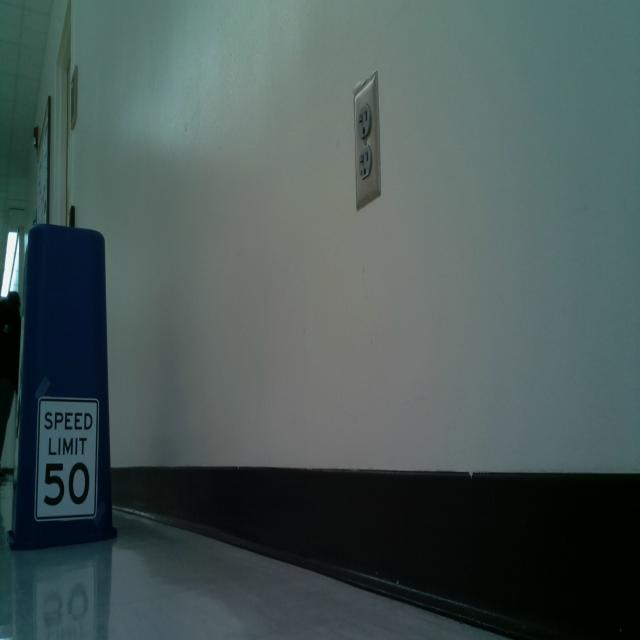
#> input picture test/image1-checkpoint_jpg.rf.77e2ebba9137807d6c57b60c455ec13d.jpg, 640 x 640 px; its folder holds 4 pictures in this run
$ python blurImages.py
#> lines starting #> are read from the running program, lines starting #| are printed output that depends on the picture
from PIL import Image, ImageFilter
import numpy as np
import os

def blur_images(inputFolder, outputFolder): #outputFolder does not need to exist, just name it in function call
#> called with inputFolder = './test', outputFolder = './test-blurred'
    if not os.path.exists(outputFolder):
        os.makedirs(outputFolder)

    imgFiles = os.listdir(inputFolder)

    for file in imgFiles:
        if file == ".DS_Store":
            continue
        blurredFileName = os.path.splitext(file)[0] + 'b' + os.path.splitext(file)[1]

        imgPath = os.path.join(inputFolder, file)
        image = Image.open(imgPath)
#> image is the input picture: PIL image 640x640 RGB; mean R, G, B 73, 87.7, 86.6
        blurredImage = image.filter(ImageFilter.GaussianBlur(np.random.randint(3, 10)))
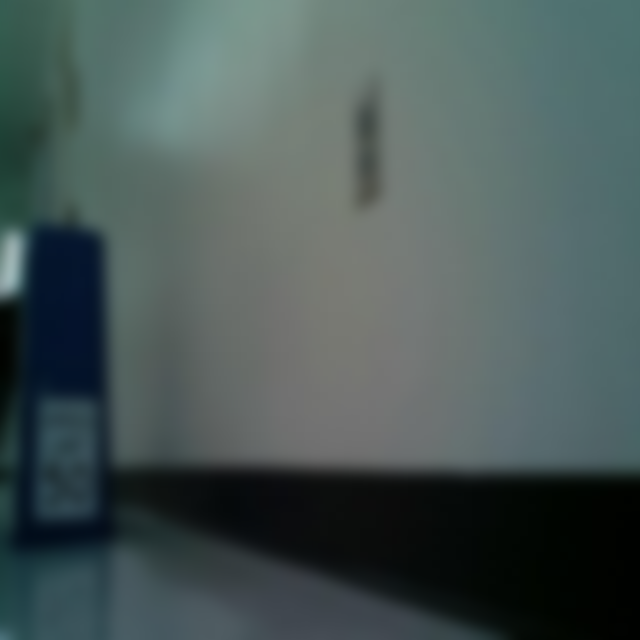
#> blurredImage: PIL image 640x640 RGB; mean R, G, B 73, 87.7, 86.6
        output_path = os.path.join(outputFolder, blurredFileName)
        blurredImage.save(output_path)
#> pass 2 of the loop in blur_images, `for file in imgFiles:`:
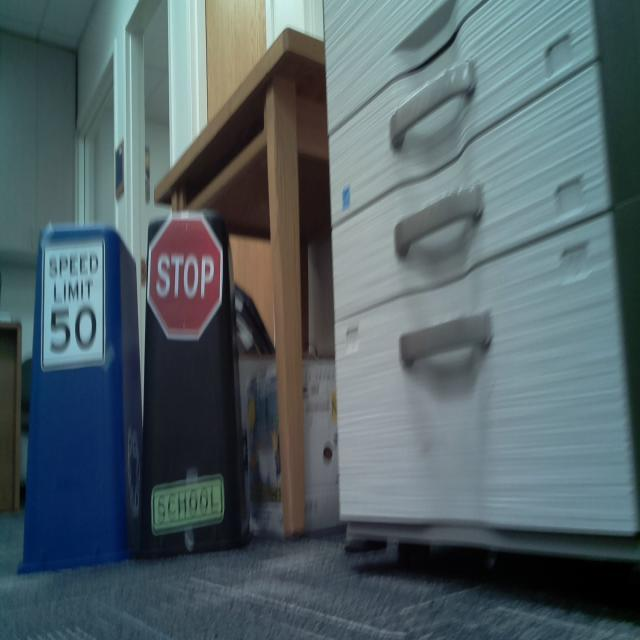
#> input picture test/image2_jpg.rf.7a14c1dc22b56a4bfdf4bc68eeb520b8.jpg, 640 x 640 px
#> in blur_images, image is the input picture: PIL image 640x640 RGB; mean R, G, B 83.5, 98.6, 103.6
#> in blur_images, `blurredImage = image.filter(ImageFilter.GaussianBlur(np.random.randint..`:
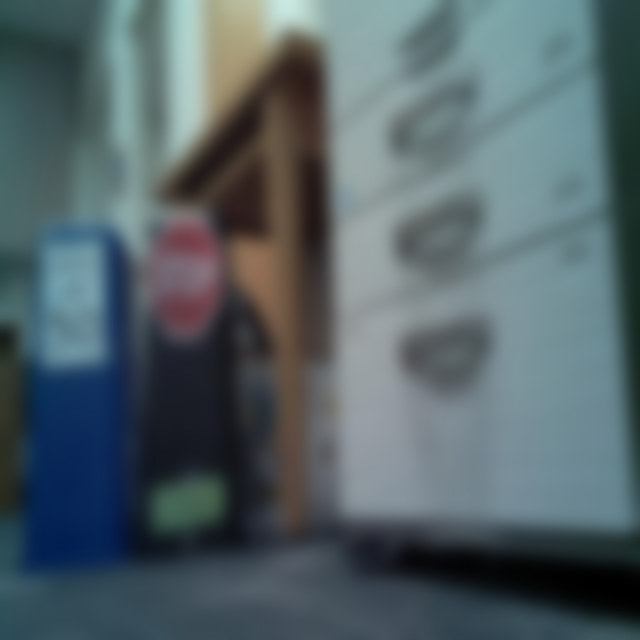
#> blurredImage: PIL image 640x640 RGB; mean R, G, B 83.5, 98.6, 103.6

    print("Finished blurring images.")
blur_images("./test", "./test-blurred")
